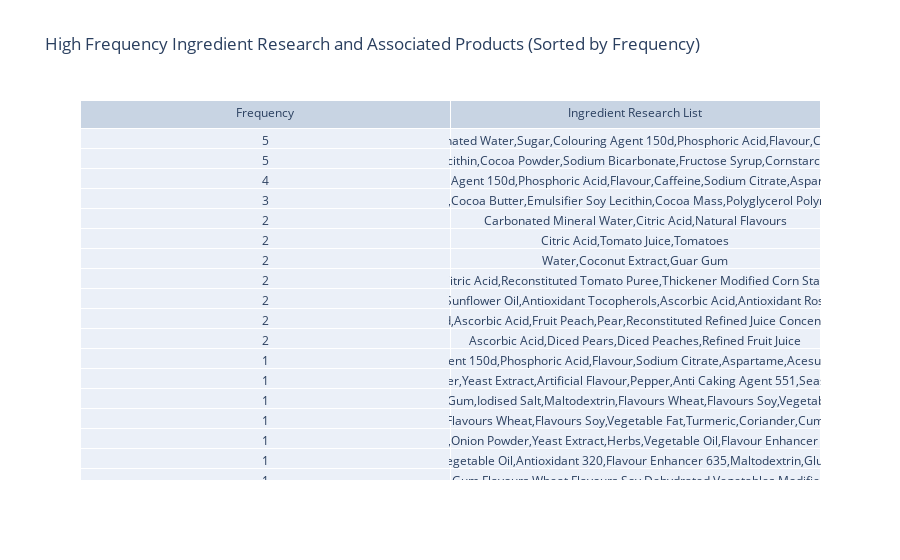

The code cell stored with this chart in its notebook:
### Code cell
import plotly.graph_objects as go
import pandas as pd


query = """
MATCH (p:Product)-[:HAS_RECIPE]->(:Recipe)-[:USES_INGREDIENT]->(:Ingredient)-[:HAS_RESEARCH]->(res1:IngredientResearch)
WITH p, COLLECT(DISTINCT res1.ingredient_name) AS ingredientResearchList
WHERE size(ingredientResearchList) >= 2
RETURN ingredientResearchList, COUNT(*) AS frequency
ORDER BY frequency DESC

"""

with driver.session() as session:
    result = session.run(query)
    data = [record.data() for record in result]
    df = pd.DataFrame(data)

import plotly.graph_objects as go




table_data = go.Table(
    header=dict(values=['Frequency', 'Ingredient Research List']),
    cells=dict(values=[df['frequency'], df['ingredientResearchList']])
)


layout = go.Layout(title='High Frequency Ingredient Research and Associated Products (Sorted by Frequency)')
fig = go.Figure(data=table_data, layout=layout)
fig.show()

### Figure 1 — Plotly figure (JSON) as saved in the notebook; plotly's stock layout.template omitted (floating-point values rounded to 4 significant figures; data arrays with more than 128 entries replaced by an {"elided": "..."} marker saying what was removed)
{"data": [{"cells": {"values": {"elided": "2 rows, 1088 mixed values in total"}}, "header": {"values": ["Frequency", "Ingredient Research List"]}, "type": "table"}], "layout": {"title": {"text": "High Frequency Ingredient Research and Associated Products (Sorted by Frequency)"}}}
